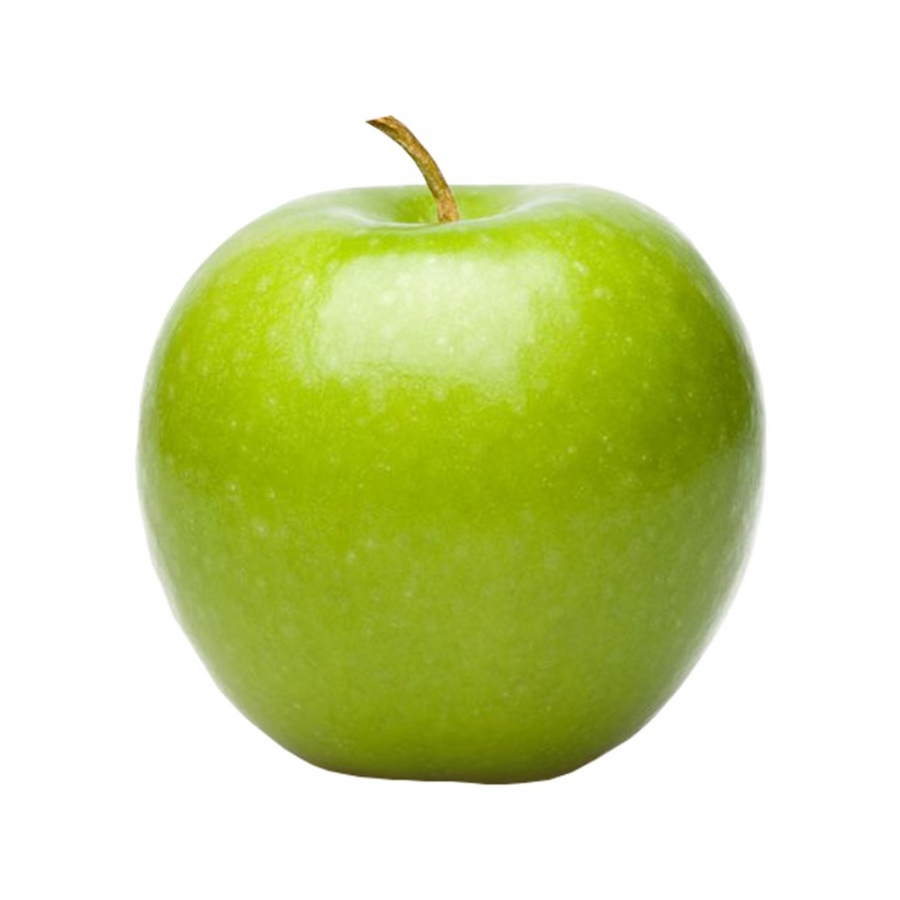
#> input picture Learn PYTHON_Python OGREN/11_Yapay Zeka Artificial Intelligence/opencv_projects/images/yesil_elma_1.jpg, 900 x 900 px
$ python 'opencv_49 Tresholding.py'
#> lines starting #> are read from the running program, lines starting #| are printed output that depends on the picture
# threshold - 4 THRESH bir arada
import cv2

r = cv2.imread("images/yesil_elma_1.jpg")
#> r is the input picture: shape (900, 900, 3); mean B, G, R 175, 224.5, 215.9
r1 = cv2.imread("images/yesil_elma_1.jpg", 0)
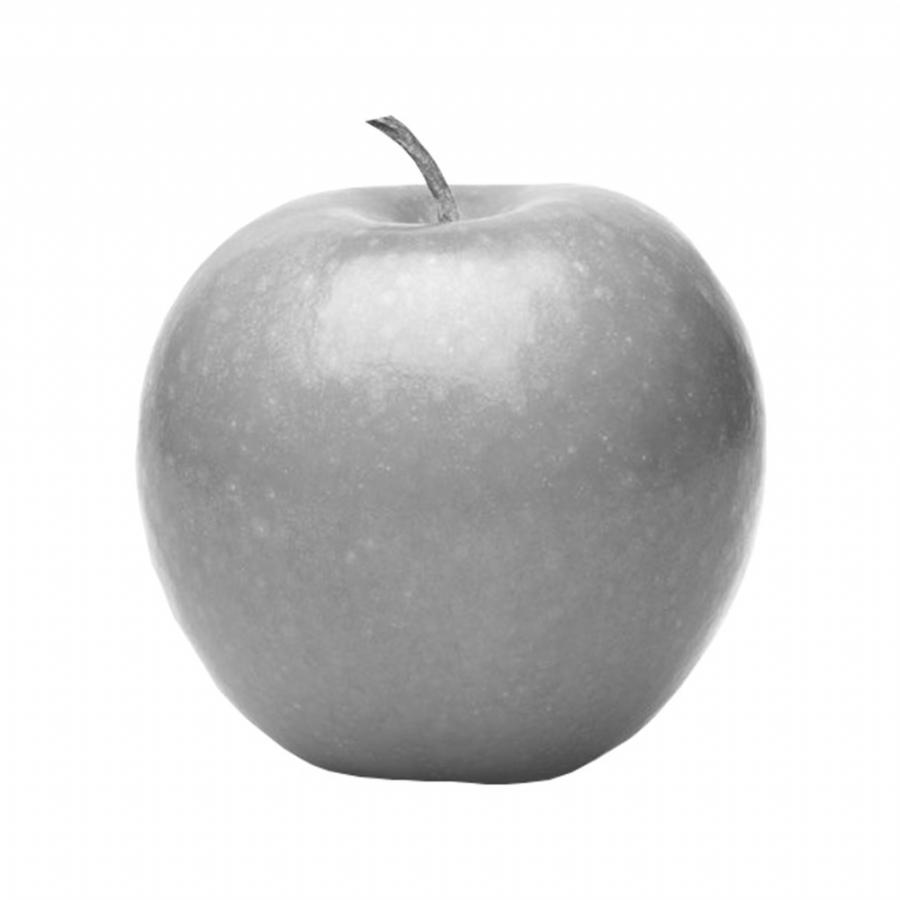
#> r1: shape (900, 900); min 58, max 255, mean 216.3

gen, yuk, renk = r.shape
#> gen = 900; yuk = 900; renk = 3
rx = cv2.resize(r1, (gen//2,yuk//2))

print(f"Resmin genisliği:{gen}, yüksekliği:{yuk}, rengi:{renk}")
#| Resmin genisliği:900, yüksekliği:900, rengi:3

g, y = gen//4, yuk//4
#> g = 225; y = 225
cv2.imshow("Orjinal1", rx)
cv2.waitKey(3000)
cv2.destroyAllWindows()

r1_ = cv2.resize(r1, (gen//4,yuk//4))
for a in range(255):
    _, c1 = cv2.threshold(r1_, a, 255, cv2.THRESH_BINARY)
    _, c2 = cv2.threshold(r1_, a, 255, cv2.THRESH_BINARY_INV)
    _, c3 = cv2.threshold(r1_, a, 255, cv2.THRESH_TOZERO)
    _, c4 = cv2.threshold(r1_, a, 255, cv2.THRESH_TOZERO_INV)

    rx[:g, :y] = c1[:, :]
    rx[:g, y:y*2] = c2[:, :]
    rx[g:, :y] = c3[:, :]
    rx[g:, y:y*2] = c4[:, :]
    cv2.imshow("Son şekli", rx)

    cv2.waitKey(10)
#> this loop made 255 passes
#> pass 1, `cv2.imshow("Son şekli", rx)`:
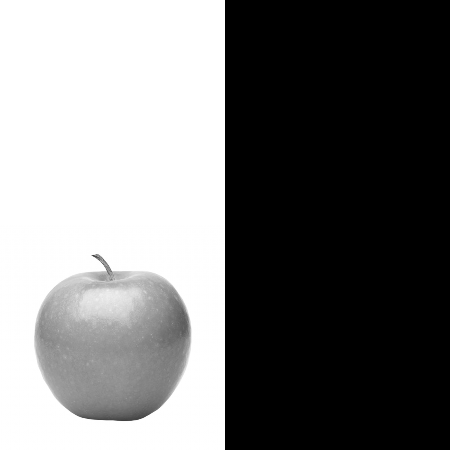
#> window 'Son şekli': shape (450, 450); min 0, max 255, mean 117.9
#> after the loop:
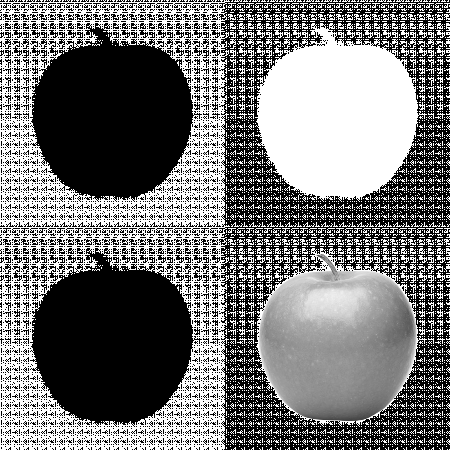
#> rx: shape (450, 450); min 0, max 255, mean 117.9

cv2.waitKey(0)
cv2.destroyAllWindows()

$ run again, with Learn PYTHON_Python OGREN/11_Yapay Zeka Artificial Intelligence/opencv_projects/images/top1.jpg copied over Learn PYTHON_Python OGREN/11_Yapay Zeka Artificial Intelligence/opencv_projects/images/yesil_elma_1.jpg
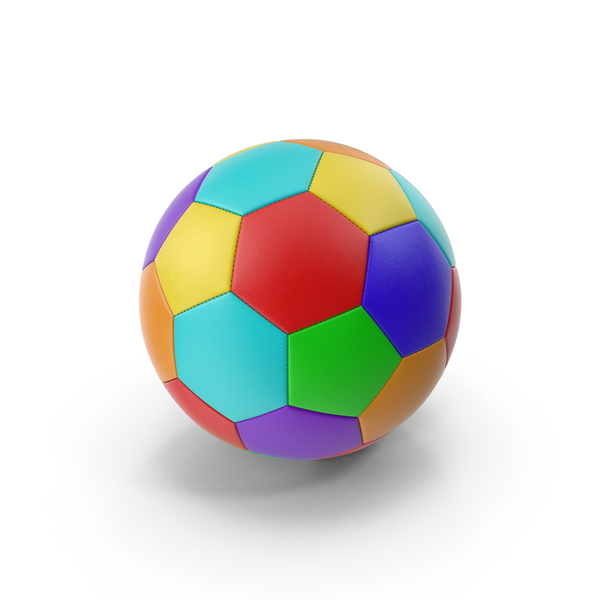
#> input picture Learn PYTHON_Python OGREN/11_Yapay Zeka Artificial Intelligence/opencv_projects/images/top1.jpg, 600 x 600 px
#> r is the input picture: shape (600, 600, 3); mean B, G, R 218.2, 221.7, 221.5
#| Resmin genisliği:600, yüksekliği:600, rengi:3
#> the loop `for a in range(255):` made 255 passes
#> pass 1, `cv2.imshow("Son şekli", rx)`:
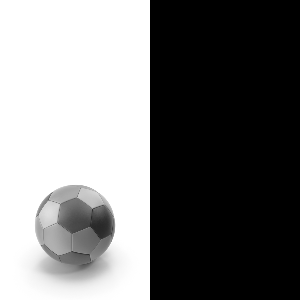
#> window 'Son şekli': shape (300, 300); min 0, max 255, mean 119.1
#> after the loop `for a in range(255):`:
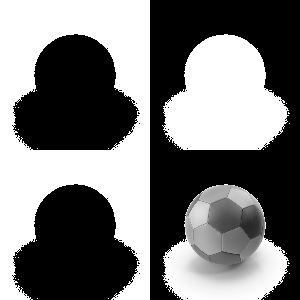
#> rx: shape (300, 300); min 0, max 255, mean 119.1
